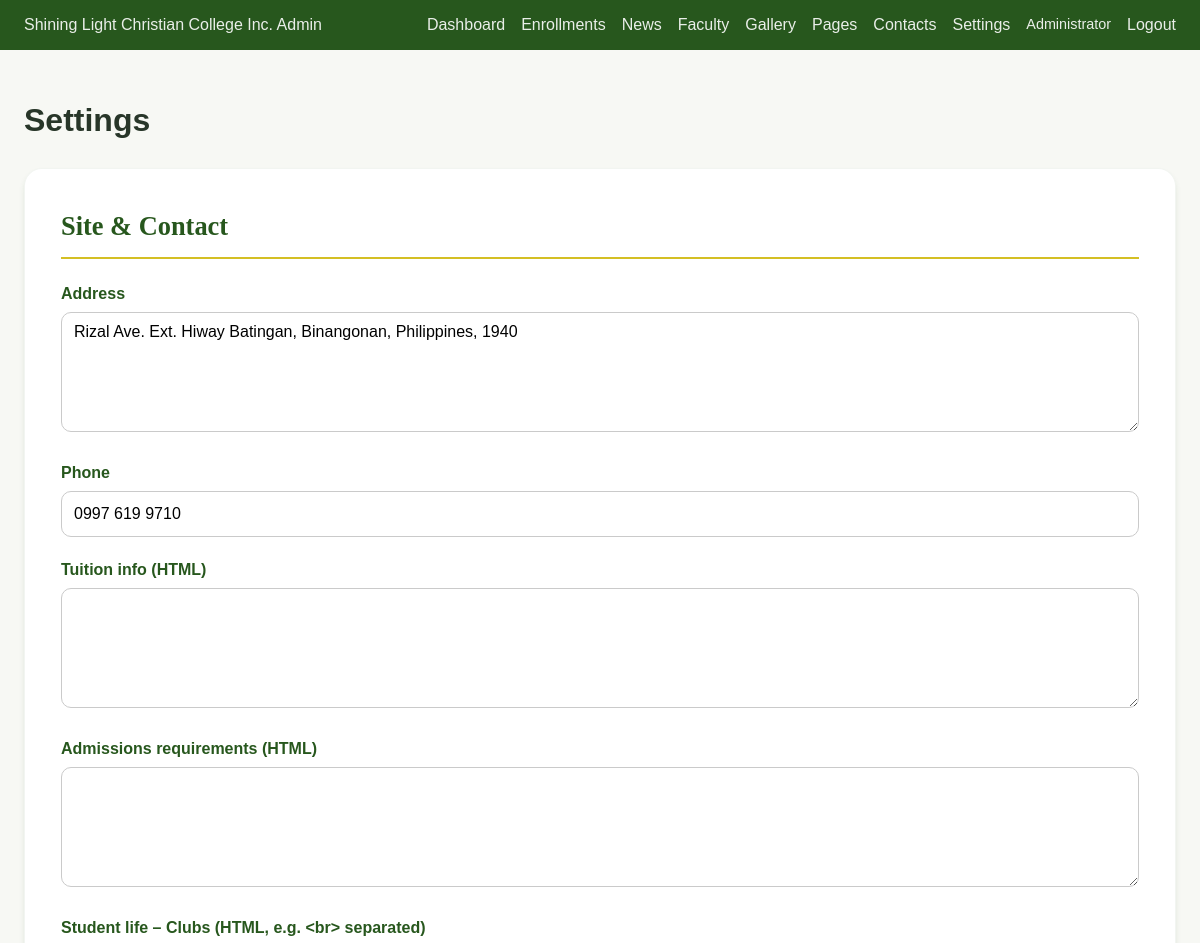
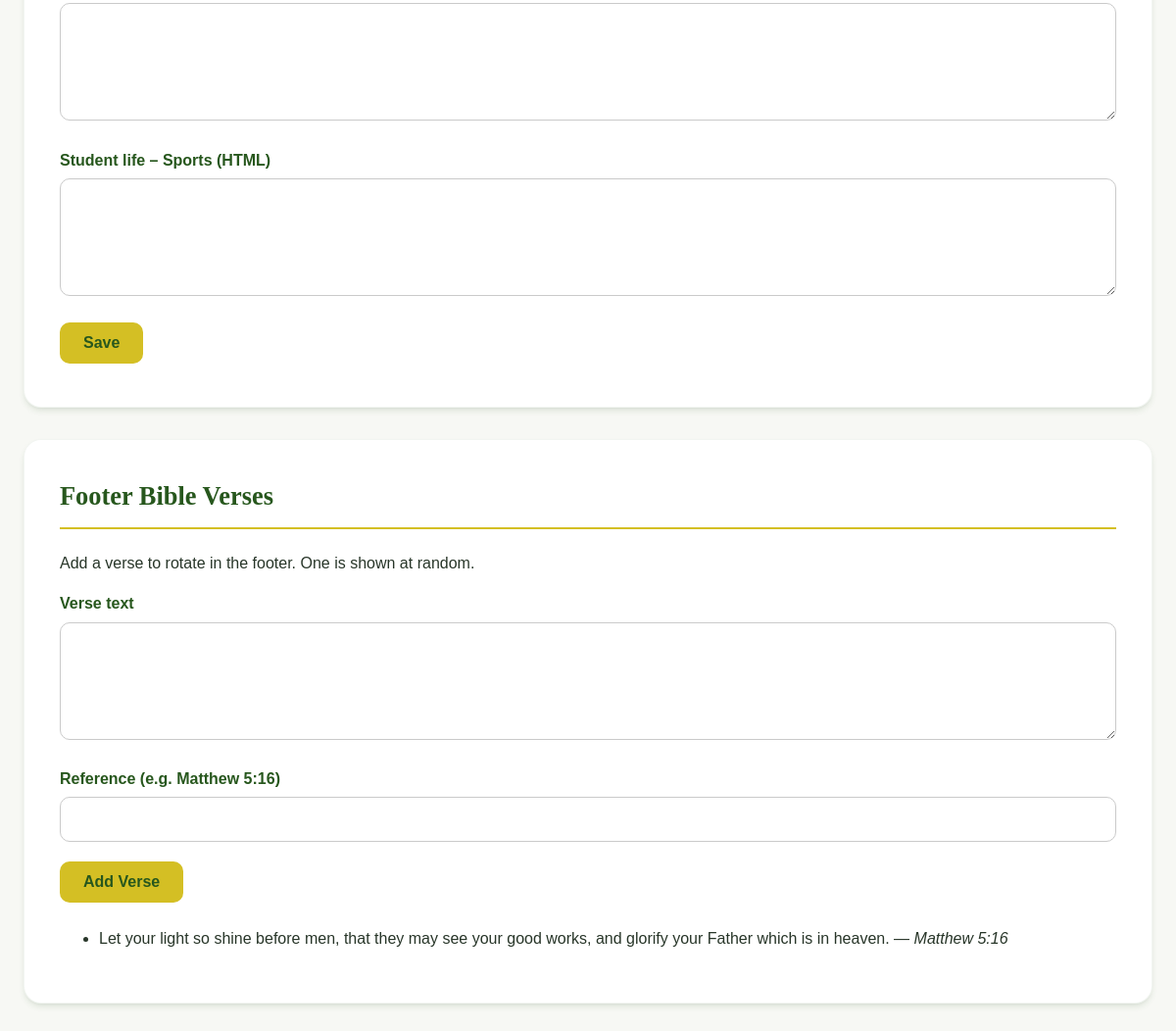
Page /admin/settings.php (signed in) on the committed database (2 pictures, top to bottom).
### tables this page shows
CREATE TABLE `bible_verses` (
  `id` int(10) UNSIGNED NOT NULL,
  `verse_text` text NOT NULL,
  `reference` varchar(50) NOT NULL,
  `is_active` tinyint(1) DEFAULT 1,
  `sort_order` int(11) DEFAULT 0
);

### includes/functions.php (called while the page is built, shortened)
<?php
function e($s) {
    return htmlspecialchars((string) $s, ENT_QUOTES, 'UTF-8');
}
function getSetting($key, $default = '') {
    try {
        $pdo = getDB();
        $stmt = $pdo->prepare("SELECT setting_value FROM site_settings WHERE setting_key = ?");
        $stmt->execute([$key]);
        $row = $stmt->fetch();
        return $row ? $row['setting_value'] : $default;
    } catch (Exception $e) {
        return $default;
    }
}

### admin/settings.php (the view, shortened to what this page needs)
<?php
require_once __DIR__ . '/../includes/functions.php';
$pdo = getDB();
$settings_keys = ['address', 'phone', 'tuition_info', 'admissions_requirements', 'student_life_clubs', 'student_life_sports'];
$settings = [];
foreach ($settings_keys as $k) $settings[$k] = getSetting($k, '');
$verses = $pdo->query("SELECT id, verse_text, reference FROM bible_verses ORDER BY sort_order, id")->fetchAll();
?>
<!DOCTYPE html>
<html lang="en">
<head>
    <link rel="stylesheet" href="<?php echo SITE_URL; ?>/assets/css/style.css">
    <link rel="stylesheet" href="<?php echo SITE_URL; ?>/assets/css/admin.css">
</head>
<body class="admin-body">
<?php include __DIR__ . '/admin-header.php'; ?>
<div class="admin-main">
    <h1>Settings</h1>
    <div class="content-block">
        <h2>Site &amp; Contact</h2>
        <form method="post">
            <div class="form-group">
                <label>Address</label>
                <textarea name="address" class="form-control" rows="2"><?php echo e($settings['address']); ?></textarea>
            </div>
            <div class="form-group">
                <label>Phone</label>
                <input type="text" name="phone" class="form-control" value="<?php echo e($settings['phone']); ?>">
            </div>
            <div class="form-group">
                <label>Tuition info (HTML)</label>
                <textarea name="tuition_info" class="form-control" rows="4"><?php echo e($settings['tuition_info']); ?></textarea>
            </div>
            <div class="form-group">
                <label>Admissions requirements (HTML)</label>
                <textarea name="admissions_requirements" class="form-control" rows="4"><?php echo e($settings['admissions_requirements']); ?></textarea>
            </div>
            <div class="form-group">
                <label>Student life – Clubs (HTML, e.g. &lt;br&gt; separated)</label>
                <textarea name="student_life_clubs" class="form-control" rows="3"><?php echo e($settings['student_life_clubs']); ?></textarea>
            </div>
            <div class="form-group">
                <label>Student life – Sports (HTML)</label>
                <textarea name="student_life_sports" class="form-control" rows="3"><?php echo e($settings['student_life_sports']); ?></textarea>
            </div>
            <button type="submit" class="btn btn-primary">Save</button>
        </form>
    </div>
    <div class="content-block">
        <h2>Footer Bible Verses</h2>
        <p>Add a verse to rotate in the footer. One is shown at random.</p>
        <form method="post">
            <div class="form-group">
                <label>Verse text</label>
                <textarea name="verse_text" class="form-control" rows="2" required></textarea>
            </div>
            <div class="form-group">
                <label>Reference (e.g. Matthew 5:16)</label>
                <input type="text" name="reference" class="form-control" required>
            </div>
            <button type="submit" class="btn btn-primary">Add Verse</button>
        </form>
        <ul style="margin-top:1rem;">
            <?php foreach ($verses as $v): ?>
            <li><?php echo e($v['verse_text']); ?> — <em><?php echo e($v['reference']); ?></em></li>
            <?php endforeach; ?>
        </ul>
    </div>
</div>
</body>
</html>

### assets/css/style.css (style rules this page uses)
:root { --green: #27571d; --green-light: #346b24; --green-muted: #3d7a2a; --gold: #d4bf24; --gold-light: #e5d04a; --gold-dark: #a8941a; --white: #ffffff; --off-white: #f7f8f4; --gray: #6b6b6b; --gray-light: #cacaca; --gray-bg: #d8d8d8; --success: #15803d; --error: #b91c1c; --font-heading: Georgia, serif; --font-body: Arial, sans-serif; --shadow: 0 4px 6px -1px rgba(39, 87, 29, 0.12), 0 2px 4px -2px rgba(39, 87, 29, 0.08); --radius: 10px; --radius-lg: 18px; --transition: 0.25s ease; }
*, *::before, *::after { box-sizing: border-box; }
html { scroll-behavior: smooth; }
body { margin: 0; font-family: var(--font-body); font-size: 16px; line-height: 1.6; color: #283629; background: var(--off-white); }
.btn { display: inline-block; padding: 0.75rem 1.5rem; font-family: var(--font-body); font-size: 1rem; font-weight: 600; text-decoration: none; border-radius: var(--radius); border: none; cursor: pointer; text-align: center; transition: background var(--transition), color var(--transition), transform var(--transition), box-shadow var(--transition); }
.btn-primary { background: var(--gold); color: var(--green); }
.form-group { margin-bottom: 1.25rem; }
.form-group label { display: block; font-weight: 600; margin-bottom: 0.35rem; color: var(--green); }
.form-control { width: 100%; padding: 0.6rem 0.75rem; font-family: var(--font-body); font-size: 1rem; border: 1px solid var(--gray-light); border-radius: var(--radius); background: var(--white); min-height: 46px; transition: border-color var(--transition), box-shadow var(--transition); }
textarea.form-control { min-height: 120px; resize: vertical; }
.content-block { background: var(--white); border:1px solid rgba(39,87,29,.06); border-radius: var(--radius-lg); padding: clamp(1.35rem, 3vw, 2.25rem); box-shadow: var(--shadow); margin-bottom: 2rem; }
.content-block h2 { font-family: var(--font-heading); color: var(--green); margin-top: 0; border-bottom: 2px solid var(--gold); padding-bottom: 0.65rem; font-size:1.65rem; }
.section, .content-block, .card { animation: content-enter .55s ease both; }

### assets/css/admin.css (style rules this page uses)
.admin-body { background: var(--off-white); min-height: 100vh; }
.admin-main { max-width: 1200px; margin: 0 auto; padding: 1.5rem; }
.admin-main .btn { margin-right: 0.5rem; margin-bottom: 0.5rem; }

### rows in the picture
bible_verses: verse_text "Let your light so shine before men, that they may see your good works, and glorify your Father which is in heaven.", reference "Matthew 5:16"

### other values in the picture
SITE_NAME "Shining Light Christian College Inc."
$admin['full_name'] "Administrator"
